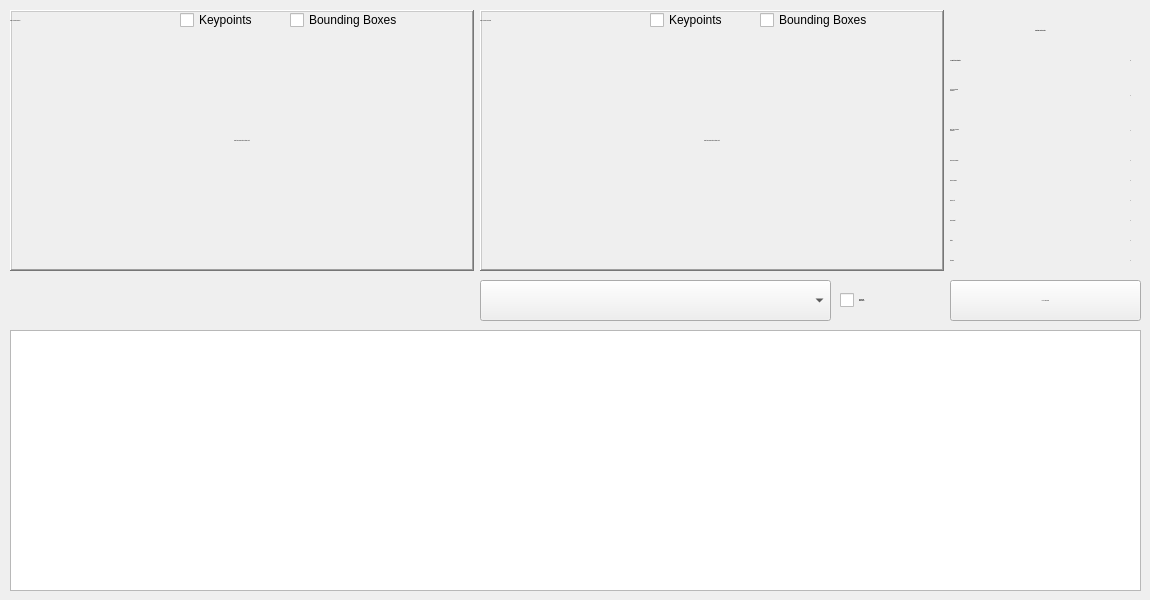
      <widget class="QWidget" name="page_9">
       <widget class="QLabel" name="ai_analytics_preview_front">
        <property name="geometry">
         <rect>
          <x>10</x>
          <y>10</y>
          <width>464</width>
          <height>261</height>
         </rect>
        </property>
        <property name="font">
         <font>
          <family>Segoe UI</family>
          <pointsize>-1</pointsize>
          <italic>true</italic>
          <bold>false</bold>
         </font>
        </property>
        <property name="frameShape">
         <enum>QFrame::Shape::WinPanel</enum>
        </property>
        <property name="frameShadow">
         <enum>QFrame::Shadow::Raised</enum>
        </property>
        <property name="text">
         <string>Import an Examination Footage First</string>
        </property>
        <property name="alignment">
         <set>Qt::AlignmentFlag::AlignCenter</set>
        </property>
       </widget>
       <widget class="QWidget" name="time_frame_container_line_graph_ai_analytics" native="true">
        <property name="geometry">
         <rect>
          <x>0</x>
          <y>270</y>
          <width>471</width>
          <height>51</height>
         </rect>
        </property>
        <property name="styleSheet">
         <string notr="true">border-color: rgb(0, 0, 0);</string>
        </property>
       </widget>
       <widget class="QLabel" name="ai_analytics_preview_center">
        <property name="geometry">
         <rect>
          <x>480</x>
          <y>10</y>
          <width>464</width>
          <height>261</height>
         </rect>
        </property>
        <property name="font">
         <font>
          <family>Segoe UI</family>
          <pointsize>-1</pointsize>
          <italic>true</italic>
         </font>
        </property>
        <property name="frameShape">
         <enum>QFrame::Shape::WinPanel</enum>
        </property>
        <property name="frameShadow">
         <enum>QFrame::Shadow::Raised</enum>
        </property>
        <property name="text">
         <string>Import an Examination Footage First</string>
        </property>
        <property name="alignment">
         <set>Qt::AlignmentFlag::AlignCenter</set>
        </property>
       </widget>
       <widget class="QPushButton" name="play_pause_button__ai_analytics_line_graph">
        <property name="geometry">
         <rect>
          <x>950</x>
          <y>280</y>
          <width>191</width>
          <height>41</height>
         </rect>
        </property>
        <property name="font">
         <font>
          <family>Segoe UI</family>
          <pointsize>-1</pointsize>
          <fontweight>DemiBold</fontweight>
         </font>
        </property>
        <property name="text">
         <string>PLAY PREVIEW</string>
        </property>
        <property name="icon">
         <iconset resource="icons/icons.qrc">
          <normaloff>:/icons/play-256.png</normaloff>:/icons/play-256.png</iconset>
        </property>
       </widget>
       <widget class="MultiSelectComboBox" name="ai_analytics_line_graph_combo_box">
        <property name="geometry">
         <rect>
          <x>480</x>
          <y>280</y>
          <width>351</width>
          <height>41</height>
         </rect>
        </property>
        <property name="font">
         <font>
          <family>Segoe UI</family>
          <pointsize>-1</pointsize>
         </font>
        </property>
        <property name="currentIndex">
         <number>-1</number>
        </property>
       </widget>
       <widget class="QGraphicsView" name="ai_analytics_line_chart">
        <property name="geometry">
         <rect>
          <x>10</x>
          <y>330</y>
          <width>1131</width>
          <height>261</height>
         </rect>
        </property>
       </widget>
       <widget class="QLabel" name="label_33">
        <property name="geometry">
         <rect>
          <x>950</x>
          <y>70</y>
          <width>171</width>
          <height>41</height>
         </rect>
        </property>
        <property name="font">
         <font>
          <family>Segoe UI</family>
          <pointsize>-1</pointsize>
         </font>
        </property>
        <property name="text">
         <string>Left Arm Extending
Sidewards</string>
        </property>
        <property name="alignment">
         <set>Qt::AlignmentFlag::AlignLeading|Qt::AlignmentFlag::AlignLeft|Qt::AlignmentFlag::AlignVCenter</set>
        </property>
       </widget>
       <widget class="QLabel" name="label_36">
        <property name="geometry">
         <rect>
          <x>950</x>
          <y>110</y>
          <width>161</width>
          <height>41</height>
         </rect>
        </property>
        <property name="font">
         <font>
          <family>Segoe UI</family>
          <pointsize>-1</pointsize>
         </font>
        </property>
        <property name="text">
         <string>Right Arm Extending
Sidewards</string>
        </property>
        <property name="alignment">
         <set>Qt::AlignmentFlag::AlignLeading|Qt::AlignmentFlag::AlignLeft|Qt::AlignmentFlag::AlignVCenter</set>
        </property>
       </widget>
       <widget class="QLabel" name="label_37">
        <property name="geometry">
         <rect>
          <x>950</x>
          <y>150</y>
          <width>111</width>
          <height>21</height>
         </rect>
        </property>
        <property name="font">
         <font>
          <family>Segoe UI</family>
          <pointsize>-1</pointsize>
         </font>
        </property>
        <property name="text">
         <string>Facing Downwards</string>
        </property>
        <property name="alignment">
         <set>Qt::AlignmentFlag::AlignLeading|Qt::AlignmentFlag::AlignLeft|Qt::AlignmentFlag::AlignVCenter</set>
        </property>
       </widget>
       <widget class="QLabel" name="label_39">
        <property name="geometry">
         <rect>
          <x>950</x>
          <y>165</y>
          <width>111</width>
          <height>31</height>
         </rect>
        </property>
        <property name="font">
         <font>
          <family>Segoe UI</family>
          <pointsize>-1</pointsize>
         </font>
        </property>
        <property name="text">
         <string>Facing Forward</string>
        </property>
        <property name="alignment">
         <set>Qt::AlignmentFlag::AlignLeading|Qt::AlignmentFlag::AlignLeft|Qt::AlignmentFlag::AlignVCenter</set>
        </property>
       </widget>
       <widget class="QLabel" name="label_41">
        <property name="geometry">
         <rect>
          <x>950</x>
          <y>190</y>
          <width>111</width>
          <height>21</height>
         </rect>
        </property>
        <property name="font">
         <font>
          <family>Segoe UI</family>
          <pointsize>-1</pointsize>
         </font>
        </property>
        <property name="text">
         <string>Facing Left</string>
        </property>
        <property name="alignment">
         <set>Qt::AlignmentFlag::AlignLeading|Qt::AlignmentFlag::AlignLeft|Qt::AlignmentFlag::AlignVCenter</set>
        </property>
       </widget>
       <widget class="QLabel" name="label_42">
        <property name="geometry">
         <rect>
          <x>950</x>
          <y>210</y>
          <width>111</width>
          <height>21</height>
         </rect>
        </property>
        <property name="font">
         <font>
          <family>Segoe UI</family>
          <pointsize>-1</pointsize>
         </font>
        </property>
        <property name="text">
         <string>Facing Right</string>
        </property>
        <property name="alignment">
         <set>Qt::AlignmentFlag::AlignLeading|Qt::AlignmentFlag::AlignLeft|Qt::AlignmentFlag::AlignVCenter</set>
        </property>
       </widget>
       <widget class="QLabel" name="label_43">
        <property name="geometry">
         <rect>
          <x>950</x>
          <y>230</y>
          <width>111</width>
          <height>21</height>
         </rect>
        </property>
        <property name="font">
         <font>
          <family>Segoe UI</family>
          <pointsize>-1</pointsize>
         </font>
        </property>
        <property name="text">
         <string>Sitting</string>
        </property>
        <property name="alignment">
         <set>Qt::AlignmentFlag::AlignLeading|Qt::AlignmentFlag::AlignLeft|Qt::AlignmentFlag::AlignVCenter</set>
        </property>
       </widget>
       <widget class="QLabel" name="label_44">
        <property name="geometry">
         <rect>
          <x>950</x>
          <y>250</y>
          <width>111</width>
          <height>21</height>
         </rect>
        </property>
        <property name="font">
         <font>
          <family>Segoe UI</family>
          <pointsize>-1</pointsize>
         </font>
        </property>
        <property name="text">
         <string>Standing</string>
        </property>
        <property name="alignment">
         <set>Qt::AlignmentFlag::AlignLeading|Qt::AlignmentFlag::AlignLeft|Qt::AlignmentFlag::AlignVCenter</set>
        </property>
       </widget>
       <widget class="QCheckBox" name="front_preview_video_bounding_box_ai_analytics_line_graph_check_box">
        <property name="geometry">
         <rect>
          <x>290</x>
          <y>10</y>
          <width>121</width>
          <height>20</height>
         </rect>
        </property>
        <property name="text">
         <string>Bounding Boxes</string>
        </property>
       </widget>
       <widget class="QCheckBox" name="front_preview_video_keypoints_ai_analytics_line_graph_check_box">
        <property name="geometry">
         <rect>
          <x>180</x>
          <y>10</y>
          <width>81</width>
          <height>20</height>
         </rect>
        </property>
        <property name="text">
         <string>Keypoints</string>
        </property>
       </widget>
       <widget class="QLabel" name="label_31">
        <property name="geometry">
         <rect>
          <x>10</x>
          <y>10</y>
          <width>161</width>
          <height>21</height>
         </rect>
        </property>
        <property name="maximumSize">
         <size>
          <width>191</width>
          <height>21</height>
         </size>
        </property>
        <property name="font">
         <font>
          <family>Segoe UI</family>
          <pointsize>-1</pointsize>
         </font>
        </property>
        <property name="autoFillBackground">
         <bool>false</bool>
        </property>
        <property name="text">
         <string>Video Preview [FRONT]</string>
        </property>
        <property name="alignment">
         <set>Qt::AlignmentFlag::AlignLeading|Qt::AlignmentFlag::AlignLeft|Qt::AlignmentFlag::AlignVCenter</set>
        </property>
       </widget>
       <widget class="QLabel" name="label_32">
        <property name="geometry">
         <rect>
          <x>480</x>
          <y>10</y>
          <width>161</width>
          <height>21</height>
         </rect>
        </property>
        <property name="maximumSize">
         <size>
          <width>191</width>
          <height>21</height>
         </size>
        </property>
        <property name="font">
         <font>
          <family>Segoe UI</family>
          <pointsize>-1</pointsize>
         </font>
        </property>
        <property name="autoFillBackground">
         <bool>false</bool>
        </property>
        <property name="text">
         <string>Video Preview [CENTER]</string>
        </property>
        <property name="alignment">
         <set>Qt::AlignmentFlag::AlignLeading|Qt::AlignmentFlag::AlignLeft|Qt::AlignmentFlag::AlignVCenter</set>
        </property>
       </widget>
       <widget class="QCheckBox" name="center_preview_video_bounding_box_ai_analytics_line_graph_check_box">
        <property name="geometry">
         <rect>
          <x>760</x>
          <y>10</y>
          <width>121</width>
          <height>20</height>
         </rect>
        </property>
        <property name="text">
         <string>Bounding Boxes</string>
        </property>
       </widget>
       <widget class="QCheckBox" name="center_preview_video_keypoints_ai_analytics_line_graph_check_box">
        <property name="geometry">
         <rect>
          <x>650</x>
          <y>10</y>
          <width>81</width>
          <height>20</height>
         </rect>
        </property>
        <property name="text">
         <string>Keypoints</string>
        </property>
       </widget>
       <widget class="QLabel" name="ai_analytics_count_standing">
        <property name="geometry">
         <rect>
          <x>1100</x>
          <y>250</y>
          <width>31</width>
          <height>21</height>
         </rect>
        </property>
        <property name="font">
         <font>
          <family>Segoe UI</family>
          <pointsize>-1</pointsize>
         </font>
        </property>
        <property name="text">
         <string>0</string>
        </property>
        <property name="alignment">
         <set>Qt::AlignmentFlag::AlignRight|Qt::AlignmentFlag::AlignTrailing|Qt::AlignmentFlag::AlignVCenter</set>
        </property>
       </widget>
       <widget class="QLabel" name="ai_analytics_count_sitting">
        <property name="geometry">
         <rect>
          <x>1100</x>
          <y>230</y>
          <width>31</width>
          <height>21</height>
         </rect>
        </property>
        <property name="font">
         <font>
          <family>Segoe UI</family>
          <pointsize>-1</pointsize>
         </font>
        </property>
        <property name="text">
         <string>0</string>
        </property>
        <property name="alignment">
         <set>Qt::AlignmentFlag::AlignRight|Qt::AlignmentFlag::AlignTrailing|Qt::AlignmentFlag::AlignVCenter</set>
        </property>
       </widget>
       <widget class="QLabel" name="ai_analytics_count_facing_right">
        <property name="geometry">
         <rect>
          <x>1100</x>
          <y>210</y>
          <width>31</width>
          <height>21</height>
         </rect>
        </property>
        <property name="font">
         <font>
          <family>Segoe UI</family>
          <pointsize>-1</pointsize>
         </font>
        </property>
        <property name="text">
         <string>0</string>
        </property>
        <property name="alignment">
         <set>Qt::AlignmentFlag::AlignRight|Qt::AlignmentFlag::AlignTrailing|Qt::AlignmentFlag::AlignVCenter</set>
        </property>
       </widget>
       <widget class="QLabel" name="ai_analytics_count_facing_left">
        <property name="geometry">
         <rect>
          <x>1100</x>
          <y>190</y>
          <width>31</width>
          <height>21</height>
         </rect>
        </property>
        <property name="font">
         <font>
          <family>Segoe UI</family>
          <pointsize>-1</pointsize>
         </font>
        </property>
        <property name="text">
         <string>0</string>
        </property>
        <property name="alignment">
         <set>Qt::AlignmentFlag::AlignRight|Qt::AlignmentFlag::AlignTrailing|Qt::AlignmentFlag::AlignVCenter</set>
        </property>
       </widget>
       <widget class="QLabel" name="ai_analytics_count_facing_forward">
        <property name="geometry">
         <rect>
          <x>1100</x>
          <y>170</y>
          <width>31</width>
          <height>21</height>
         </rect>
        </property>
        <property name="font">
         <font>
          <family>Segoe UI</family>
          <pointsize>-1</pointsize>
         </font>
        </property>
        <property name="text">
         <string>0</string>
        </property>
        <property name="alignment">
         <set>Qt::AlignmentFlag::AlignRight|Qt::AlignmentFlag::AlignTrailing|Qt::AlignmentFlag::AlignVCenter</set>
        </property>
       </widget>
       <widget class="QLabel" name="ai_analytics_count_facing_downwards">
        <property name="geometry">
         <rect>
          <x>1100</x>
          <y>150</y>
          <width>31</width>
          <height>21</height>
         </rect>
        </property>
        <property name="font">
         <font>
          <family>Segoe UI</family>
          <pointsize>-1</pointsize>
         </font>
        </property>
        <property name="text">
         <string>0</string>
        </property>
        <property name="alignment">
         <set>Qt::AlignmentFlag::AlignRight|Qt::AlignmentFlag::AlignTrailing|Qt::AlignmentFlag::AlignVCenter</set>
        </property>
       </widget>
       <widget class="QLabel" name="ai_analytics_count_right_arm_extending_sidewards">
        <property name="geometry">
         <rect>
          <x>1100</x>
          <y>110</y>
          <width>31</width>
          <height>41</height>
         </rect>
        </property>
        <property name="font">
         <font>
          <family>Segoe UI</family>
          <pointsize>-1</pointsize>
         </font>
        </property>
        <property name="text">
         <string>0</string>
        </property>
        <property name="alignment">
         <set>Qt::AlignmentFlag::AlignRight|Qt::AlignmentFlag::AlignTrailing|Qt::AlignmentFlag::AlignVCenter</set>
        </property>
       </widget>
       <widget class="QLabel" name="ai_analytics_count_left_arm_extending_sidewards">
        <property name="geometry">
         <rect>
          <x>1100</x>
          <y>80</y>
          <width>31</width>
          <height>31</height>
         </rect>
        </property>
        <property name="font">
         <font>
          <family>Segoe UI</family>
          <pointsize>-1</pointsize>
         </font>
        </property>
        <property name="text">
         <string>0</string>
        </property>
        <property name="alignment">
         <set>Qt::AlignmentFlag::AlignRight|Qt::AlignmentFlag::AlignTrailing|Qt::AlignmentFlag::AlignVCenter</set>
        </property>
       </widget>
       <widget class="QLabel" name="label_45">
        <property name="geometry">
         <rect>
          <x>950</x>
          <y>50</y>
          <width>161</width>
          <height>21</height>
         </rect>
        </property>
        <property name="font">
         <font>
          <family>Segoe UI</family>
          <pointsize>-1</pointsize>
          <bold>true</bold>
         </font>
        </property>
        <property name="text">
         <string># of Detected Students</string>
        </property>
        <property name="alignment">
         <set>Qt::AlignmentFlag::AlignLeading|Qt::AlignmentFlag::AlignLeft|Qt::AlignmentFlag::AlignVCenter</set>
        </property>
       </widget>
       <widget class="QLabel" name="ai_analytics_count_students">
        <property name="geometry">
         <rect>
          <x>1100</x>
          <y>51</y>
          <width>31</width>
          <height>20</height>
         </rect>
        </property>
        <property name="font">
         <font>
          <family>Segoe UI</family>
          <pointsize>-1</pointsize>
          <bold>true</bold>
         </font>
        </property>
        <property name="text">
         <string>0</string>
        </property>
        <property name="alignment">
         <set>Qt::AlignmentFlag::AlignRight|Qt::AlignmentFlag::AlignTrailing|Qt::AlignmentFlag::AlignVCenter</set>
        </property>
       </widget>
       <widget class="QLabel" name="label_55">
        <property name="geometry">
         <rect>
          <x>950</x>
          <y>10</y>
          <width>181</width>
          <height>41</height>
         </rect>
        </property>
        <property name="font">
         <font>
          <family>Segoe UI</family>
          <pointsize>-1</pointsize>
          <italic>true</italic>
          <bold>true</bold>
         </font>
        </property>
        <property name="text">
         <string>Realtime Data Counts</string>
        </property>
        <property name="alignment">
         <set>Qt::AlignmentFlag::AlignCenter</set>
        </property>
       </widget>
       <widget class="QCheckBox" name="identify_suspicious_check_box_line_graph_ai_analytics">
        <property name="geometry">
         <rect>
          <x>840</x>
          <y>280</y>
          <width>101</width>
          <height>41</height>
         </rect>
        </property>
        <property name="font">
         <font>
          <family>Segoe UI</family>
          <pointsize>-1</pointsize>
          <bold>true</bold>
         </font>
        </property>
        <property name="text">
         <string>Suspicious
Movements</string>
        </property>
       </widget>
      </widget>
